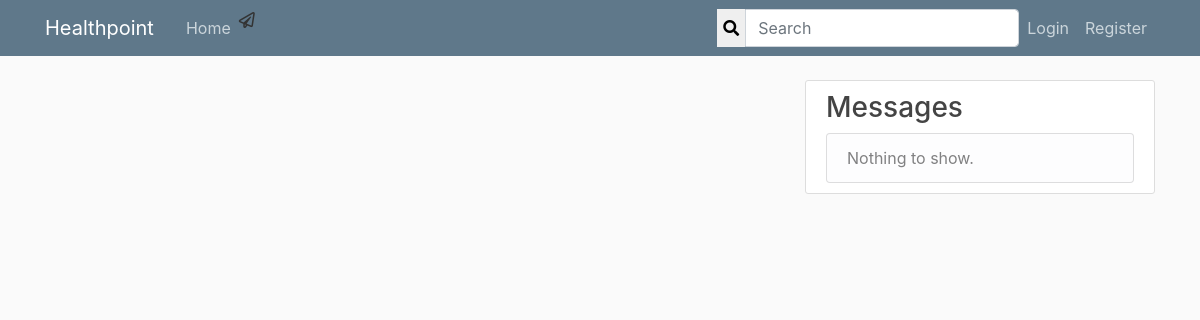
The app's page /account/user_profile/1/followers/, older data.
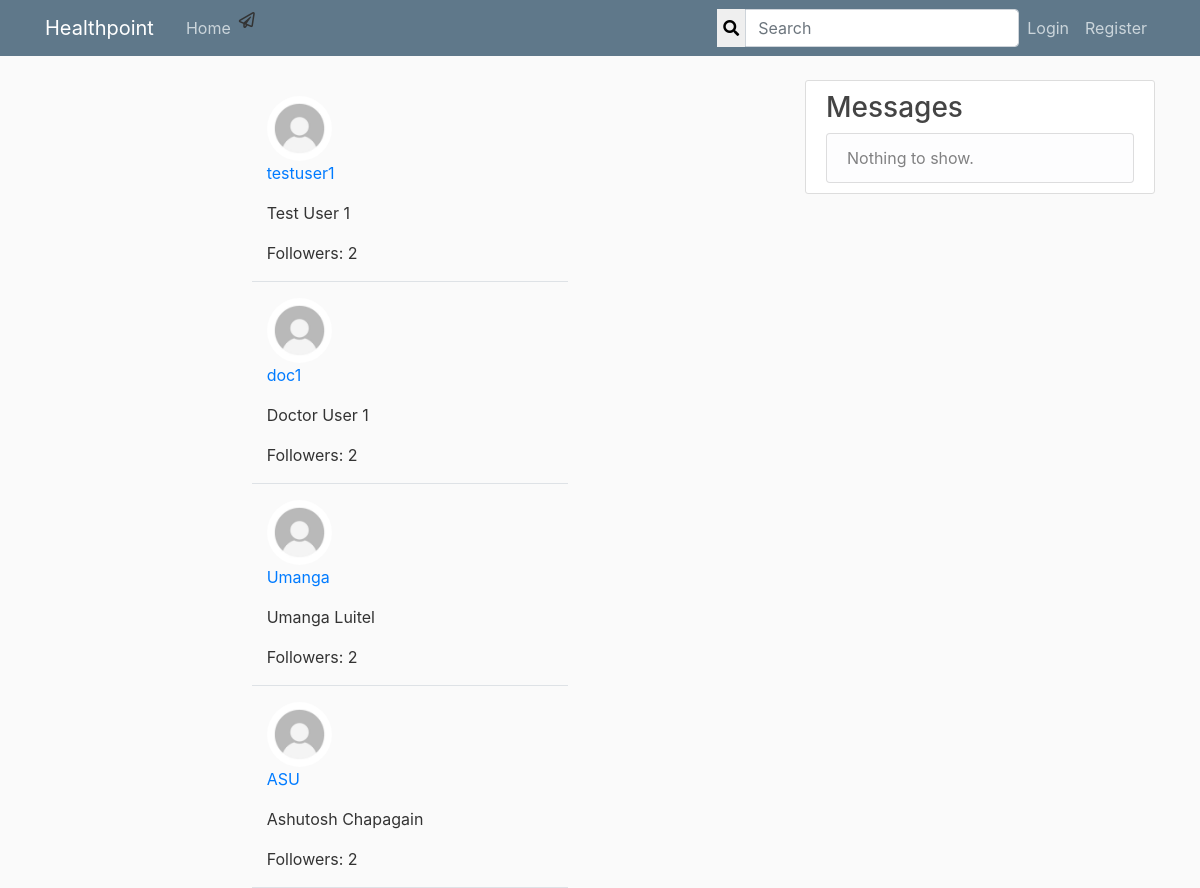
The same page, newer data.
### account/models.py (models this page shows, shortened)
class User(AbstractBaseUser, PermissionsMixin):
	id = models.AutoField(primary_key = True)
	email = models.EmailField(max_length=200, unique=True)
	is_email_verified = models.BooleanField(default=False)
	user_name = models.CharField(max_length=20, unique=True)
	full_name = models.CharField(max_length=100)
	date_joined = models.DateTimeField(default=timezone.now, blank=True)
	is_staff = models.BooleanField(default=False)
	is_active = models.BooleanField(default=True)
	is_doctor = models.BooleanField(default=False)
	is_superuser = models.BooleanField(default=False)
	objects = AccountManager()
	USERNAME_FIELD = 'email'
	REQUIRED_FIELDS = ['user_name', 'full_name']

class UserProfile(models.Model):
	user = models.OneToOneField(User, related_name='profile' ,on_delete=models.CASCADE, primary_key=True)
	address = models.CharField(max_length=200, null=True, blank=True)
	profile_pic = models.ImageField(default='default.jpg', upload_to='profile_pics', null=True, blank=True)
	date_of_birth = models.DateField(null=True, blank=True)
	phone = PhoneNumberField(blank=True, null=True, unique=True)
	followers = models.ManyToManyField(User, blank=True, related_name='followers')
	followings = models.ManyToManyField(User, blank=True, related_name='followings')

### account/views.py (the view)
# urls.py: path('user_profile/<int:pk>/followers/', views.ListFollowers.as_view(), name='list-followers'),
class ListFollowers(View):
	def get(self, request, pk, *args, **kwargs):
		profile = UserProfile.objects.get(pk=pk)
		followers = profile.followers.all()
		context = {
		'profile' : profile,
		'followers' : followers,
		}
		return render(request, 'account/followers_list.html', context)

### account/templates/account/followers_list.html (shortened to what this page needs)
{% extends "healthpoint/base.html" %}
{% block content %}
{% for follower in followers %}
        <div class="row justify-content-center mt-3">
            <div class="col-md-5 col-sm-12 border-bottom position-relative">
            <img class='rounded-circle article-img' src="{{ profile.profile_pic.url }}">
                <p><a class="mr-2" href="{% url 'user_profile' follower.profile.pk %}">{{ follower.user_name }}</a></p>
                {% if follower.full_name %}
                    <p>{{ follower.full_name }}</p>
                {% endif %}
                <p>Followers: {{ follower.followers.all.count }}</p>
            </div>
        </div>
{% endfor %}
{% endblock %}

### healthpoint/templates/healthpoint/base.html (shortened to what this page needs)
{% load static %}
{% load custom_tags %}
<!DOCTYPE html>
<html lang="en">
<head>
	<link rel="stylesheet" href="https://use.fontawesome.com/releases/v5.8.2/css/all.css">
    <link rel="stylesheet" href="https://maxcdn.bootstrapcdn.com/bootstrap/4.0.0/css/bootstrap.min.css">
    <link rel="stylesheet" type="text/css" href="{% static 'healthpoint/main.css' %}">
    <link rel="stylesheet" href="{% static 'style.css' %}">
</head>
<body>
	<header class="site-header">
	  <nav class="navbar navbar-expand-md navbar-dark bg-steel fixed-top">
	    <div class="container">
	      <a class="navbar-brand mr-4" href="/">Healthpoint</a>
	      <div class="collapse navbar-collapse" id="navbarToggle">
	        <div class="navbar-nav mr-auto">
	          <a class="nav-item nav-link" href="{% url 'healthpoint-home' %}">Home</a>
	          <div class="nav-item" style="margin-right: 15px;">
		          <a class="ml-1000" style="color: #333; transition: 0.5s;" href="{% url 'inbox' %}"><i class="far fa-paper-plane"></i></a>
		        </div>
	        </div>
	        <form class="d-flex" method="GET" action="{% url 'search' %}">
        <div class="input-group">
          <button style="border: none; box-shadow: none;" type="submit"><i class="fas fa-search"></i></button>
          <input type="text" class="form-control" placeholder="Search" aria-label="Search" aria-describedby="basic-addon1" name="query" value="{{ request.GET.query }}">
        </div>
      </form>
	        <div class="navbar-nav">
	        	{% if user.is_authenticated %}
		        	<a class="nav-item nav-link" href="{% url 'user_profile' request.user.pk %}">{{ request.user }}</a>
	        		<a class="nav-item nav-link" href="{% url 'logout' %}">Logout</a>
	        	{% else %}
	        		<a class="nav-item nav-link" href="{% url 'login' %}">Login</a>
					<a class="nav-item nav-link" href="{% url 'register' %}">Register</a>
		        {% endif %}
	        </div>
	      </div>
	    </div>
	  </nav>
	</header>
	<main role="main" class="container">
	  <div class="row">
	    <div class="col-md-8">
	      {% block content %}{% endblock %}
	    </div>
	    <div class="col-md-4">
	      <div class="content-section">
	        <h3>Messages</h3>
	          <ul class="list-group">
	            <li class="list-group-item list-group-item-light">
	            	{% if messages %}
	    				{% for message in messages %}
	    					<div class="alert alert-{{ message.tags }}">
	    						{{ message }}
	    					</div>
	    				{% endfor %}
	    			{% else %}
	    				Nothing to show.
	    			{% endif %}</li>
	          </ul>
	      </div>
	    </div>
	  </div>
	</main>
</body>
</html>

### healthpoint/static/healthpoint/main.css (style rules this page uses)
body { background: #fafafa; color: #333333; margin-top: 5rem; }
h1, h2, h3, h4, h5, h6 { color: #444444; }
ul { margin: 0; }
.bg-steel { background-color: #5f788a; }
.site-header .navbar-nav .nav-link { color: #cbd5db; }
.content-section { background: #ffffff; padding: 10px 20px; border: 1px solid #dddddd; border-radius: 3px; margin-bottom: 20px; }
.article-img { height: 65px; width: 65px; margin-right: 16px; }

Row changes from the older to the newer data that the page shows:
added User: profile_pic (placeholder picture), user_name "testuser1", full_name "Test User 1", followers.all.count "2"
added User: profile_pic (placeholder picture), user_name "doc1", full_name "Doctor User 1", followers.all.count "2"
added User: profile_pic (placeholder picture), user_name "Umanga", full_name "Umanga Luitel", followers.all.count "2"
added User: profile_pic (placeholder picture), user_name "ASU", full_name "Ashutosh Chapagain", followers.all.count "2"
